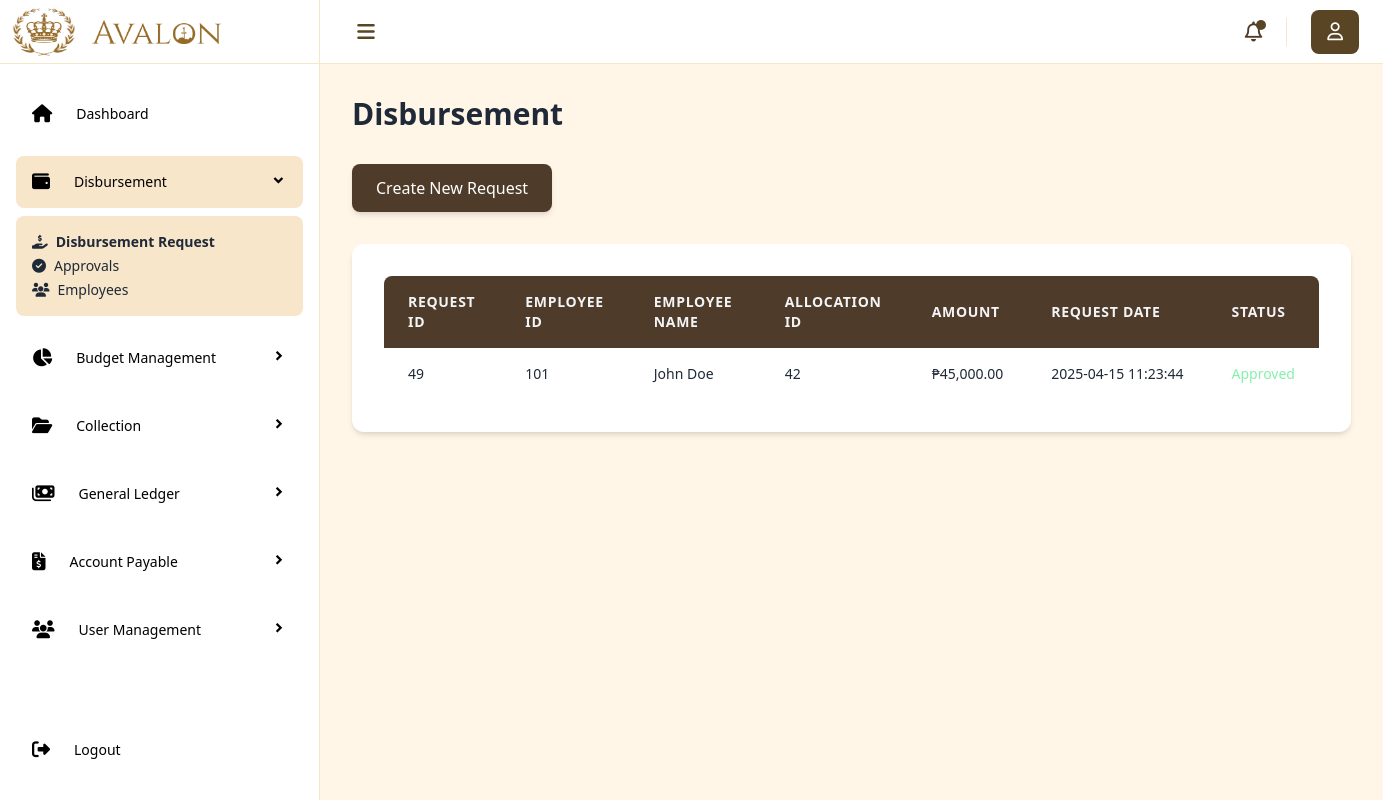
The app's page /Disbursement/Disbursement_Request.php with its own data.
### tables this page shows
CREATE TABLE `disbursementrequests` (
  `RequestID` int(11) NOT NULL,
  `EmployeeID` int(11) NOT NULL,
  `AllocationID` int(11) NOT NULL,
  `Amount` decimal(10,2) NOT NULL,
  `DateOfRequest` datetime NOT NULL DEFAULT current_timestamp(),
  `Status` enum('Pending','Approved','Rejected') NOT NULL DEFAULT 'Pending'
);

CREATE TABLE `employees` (
  `EmployeeID` int(11) NOT NULL,
  `EmployeeName` varchar(255) NOT NULL,
  `Types` varchar(500) NOT NULL
);

### Disbursement/Disbursement_Request.php (the view, shortened to what this page needs)
<?php include('../includes/head.php'); ?>
<body>
    <div class="flex min-h-screen w-full">
        <?php include('../includes/sidebar.php'); ?>
        <div class="main w-full bg-[#FFF6E8] md:ml-[320px]">
            <?php include('../includes/navbar.php'); ?>
            <main class="px-8 py-8">
              <header class="mb-8">
                        <h1 class="text-3xl font-bold text-gray-800 mb-2">Disbursement</h1>
                    </header>
                    <div class="text-left mb-8">
                        <button onclick="openModal()" class="bg-[#4E3B2A] text-white px-6 py-3 rounded-lg hover:bg-[#4E3B2A] focus:outline-none focus:ring-2 focus:ring-blue-500 focus:ring-offset-2 transition-colors shadow-md">
                            Create New Request
                        </button>
                    </div>
                    <div class="bg-white p-8 rounded-xl shadow-md mb-12">
                        <div class="overflow-x-auto">
                            <table class="w-full border-collapse">
                               <thead class="bg-[#4E3B2A]">
                                    <tr>
                                        <th class="px-6 py-4 text-left text-sm font-bold text-gray-100 uppercase tracking-wider rounded-tl-lg" >Request ID</th>
                                        <th class="px-6 py-4 text-left text-sm font-bold text-gray-100 uppercase tracking-wider" >Employee ID</th>
                                        <th class="px-6 py-4 text-left text-sm font-bold text-gray-100 uppercase tracking-wider" >Employee Name</th>
                                        <th class="px-6 py-4 text-left text-sm font-bold text-gray-100 uppercase tracking-wider" >Allocation ID</th>
                                        <th class="px-6 py-4 text-left text-sm font-bold text-gray-100 uppercase tracking-wider" >Amount</th>
                                        <th class="px-6 py-4 text-left text-sm font-bold text-gray-100 uppercase tracking-wider" >Request Date</th>
                                        <th class="px-6 py-4 text-left text-sm font-bold text-gray-100 uppercase tracking-wider rounded-tr-lg" >Status</th>
                                    </tr>
                                </thead>
                                <tbody class="divide-y divide-gray-200">
                                    <?php
                                    $host = 'localhost:3307';
                                    $db = 'fin_disbursement';
                                    $user = 'root';
                                    $pass = '';
                                    $conn = new mysqli($host, $user, $pass, $db);
                                    $query = "SELECT d.RequestID, d.EmployeeID, e.EmployeeName, d.AllocationID, d.Amount, d.DateOfRequest, d.Status
                                              FROM disbursementrequests d
                                              JOIN employees e ON d.EmployeeID = e.EmployeeID
                                              ORDER BY d.RequestID ASC";
                                    $result = $conn->query($query);
                                    if ($result->num_rows > 0) {
                                        while ($row = $result->fetch_assoc()) {
                                            $statusColor = 'text-gray-800';
                                            if ($row['Status'] == 'Approved') {
                                                $statusColor = 'text-[#86EFAC]';
                                            } elseif ($row['Status'] == 'Rejected') {
                                                $statusColor = 'text-[#FCA5A5]';
                                            } elseif ($row['Status'] == 'Pending') {
                                                $statusColor = 'text-yellow-600';
                                            }
                                            echo "<tr class='hover:bg-gray-50'>
                                                    <td class='px-6 py-4 whitespace-nowrap text-sm text-gray-800'>{$row['RequestID']}</td>
                                                    <td class='px-6 py-4 whitespace-nowrap text-sm text-gray-800'>{$row['EmployeeID']}</td>
                                                    <td class='px-6 py-4 whitespace-nowrap text-sm text-gray-800'>{$row['EmployeeName']}</td>
                                                    <td class='px-6 py-4 whitespace-nowrap text-sm text-gray-800'>{$row['AllocationID']}</td>
                                                    <td class='px-6 py-4 whitespace-nowrap text-sm text-gray-800'>₱" . number_format($row['Amount'], 2) . "</td>
                                                    <td class='px-6 py-4 whitespace-nowrap text-sm text-gray-800'>{$row['DateOfRequest']}</td>
                                                    <td class='px-6 py-4 whitespace-nowrap text-sm font-medium {$statusColor}'>{$row['Status']}</td>
                                                  </tr>";
                                        }
                                    } else {
                                        echo "<tr><td colspan='7' class='px-6 py-4 text-center text-red-500'>No records found.</td></tr>";
                                    }
                                    ?>
                                </tbody>
                            </table>
                        </div>
                    </div>
            </main>
        </div>
    </div>
</body>
</html>

### records on screen
disbursementrequests: RequestID "49", EmployeeID "101", EmployeeID.EmployeeName "John Doe", AllocationID "42", Amount "45,000.00", DateOfRequest "2025-04-15 11:23:44", Status "Approved"

### other values on screen
str_replace('_', ' ', $moduleName) "Disbursement"
$data['name'] "Disbursement Request"
$data['name'] "Approvals"
$data['name'] "Employees"
str_replace('_', ' ', $moduleName) "Budget Management"
str_replace('_', ' ', $moduleName) "Collection"
str_replace('_', ' ', $moduleName) "General Ledger"
str_replace('_', ' ', $moduleName) "Account Payable"
str_replace('_', ' ', $moduleName) "User Management"
